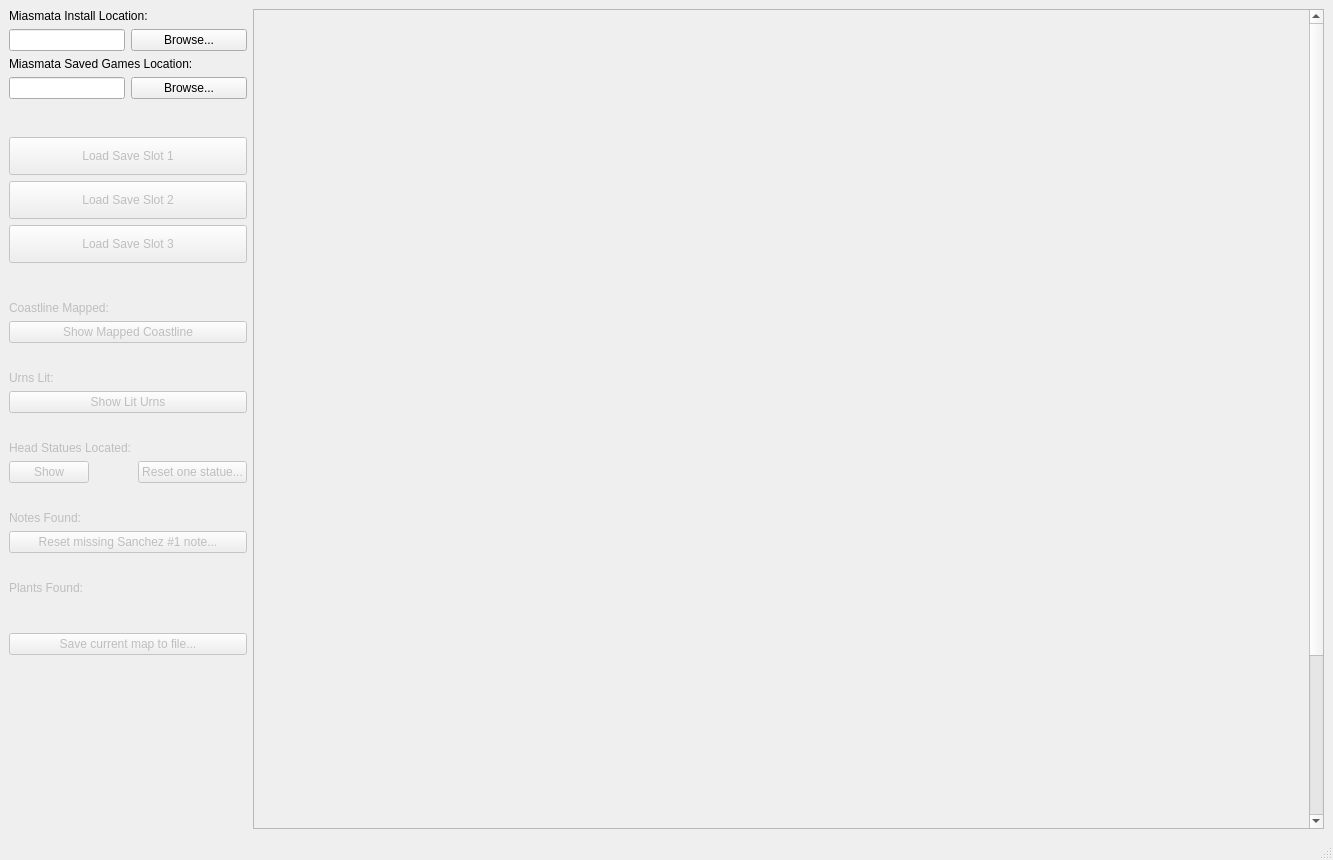
<?xml version="1.0" encoding="UTF-8"?>
<ui version="4.0">
    <class>Miaschiev</class>
    <widget class="QMainWindow" name="Miaschiev">
        <property name="geometry">
            <rect>
                <x>0</x>
                <y>0</y>
                <width>1333</width>
                <height>860</height>
            </rect>
        </property>
        <property name="windowTitle">
            <string>Mias(Achievement)mata</string>
        </property>
        <widget class="QWidget" name="centralwidget">
            <layout class="QHBoxLayout" name="horizontalLayout_2" stretch="0,0">
                <item>
                    <layout class="QVBoxLayout" name="verticalLayout">
                        <item>
                            <layout class="QGridLayout" name="gridLayout">
                                <item row="2" column="0">
                                    <widget class="QLineEdit" name="install_path">
                                        <property name="sizePolicy">
                                            <sizepolicy hsizetype="Minimum" vsizetype="Fixed">
                                                <horstretch>0</horstretch>
                                                <verstretch>0</verstretch>
                                            </sizepolicy>
                                        </property>
                                    </widget>
                                </item>
                                <item row="4" column="1">
                                    <widget class="QPushButton" name="save_browse">
                                        <property name="text">
                                            <string>Browse...</string>
                                        </property>
                                    </widget>
                                </item>
                                <item row="2" column="1">
                                    <widget class="QPushButton" name="install_browse">
                                        <property name="text">
                                            <string>Browse...</string>
                                        </property>
                                    </widget>
                                </item>
                                <item row="4" column="0">
                                    <widget class="QLineEdit" name="save_path">
                                        <property name="sizePolicy">
                                            <sizepolicy hsizetype="Minimum" vsizetype="Fixed">
                                                <horstretch>0</horstretch>
                                                <verstretch>0</verstretch>
                                            </sizepolicy>
                                        </property>
                                    </widget>
                                </item>
                                <item row="3" column="0" colspan="2">
                                    <widget class="QLabel" name="label_2">
                                        <property name="sizePolicy">
                                            <sizepolicy hsizetype="Minimum" vsizetype="Preferred">
                                                <horstretch>0</horstretch>
                                                <verstretch>0</verstretch>
                                            </sizepolicy>
                                        </property>
                                        <property name="text">
                                            <string>Miasmata Saved Games Location:</string>
                                        </property>
                                    </widget>
                                </item>
                                <item row="1" column="0" colspan="2">
                                    <widget class="QLabel" name="label">
                                        <property name="sizePolicy">
                                            <sizepolicy hsizetype="Minimum" vsizetype="Preferred">
                                                <horstretch>0</horstretch>
                                                <verstretch>0</verstretch>
                                            </sizepolicy>
                                        </property>
                                        <property name="text">
                                            <string>Miasmata Install Location:</string>
                                        </property>
                                    </widget>
                                </item>
                            </layout>
                        </item>
                        <item>
                            <spacer name="verticalSpacer">
                                <property name="orientation">
                                    <enum>Qt::Vertical</enum>
                                </property>
                                <property name="sizeType">
                                    <enum>QSizePolicy::Maximum</enum>
                                </property>
                                <property name="sizeHint" stdset="0">
                                    <size>
                                        <width>20</width>
                                        <height>32</height>
                                    </size>
                                </property>
                            </spacer>
                        </item>
                        <item>
                            <widget class="QPushButton" name="save0">
                                <property name="enabled">
                                    <bool>false</bool>
                                </property>
                                <property name="minimumSize">
                                    <size>
                                        <width>0</width>
                                        <height>38</height>
                                    </size>
                                </property>
                                <property name="maximumSize">
                                    <size>
                                        <width>416</width>
                                        <height>16777215</height>
                                    </size>
                                </property>
                                <property name="text">
                                    <string>Load Save Slot 1</string>
                                </property>
                            </widget>
                        </item>
                        <item>
                            <widget class="QPushButton" name="save1">
                                <property name="enabled">
                                    <bool>false</bool>
                                </property>
                                <property name="minimumSize">
                                    <size>
                                        <width>0</width>
                                        <height>38</height>
                                    </size>
                                </property>
                                <property name="maximumSize">
                                    <size>
                                        <width>416</width>
                                        <height>16777215</height>
                                    </size>
                                </property>
                                <property name="text">
                                    <string>Load Save Slot 2</string>
                                </property>
                            </widget>
                        </item>
                        <item>
                            <widget class="QPushButton" name="save2">
                                <property name="enabled">
                                    <bool>false</bool>
                                </property>
                                <property name="minimumSize">
                                    <size>
                                        <width>0</width>
                                        <height>38</height>
                                    </size>
                                </property>
                                <property name="maximumSize">
                                    <size>
                                        <width>416</width>
                                        <height>16777215</height>
                                    </size>
                                </property>
                                <property name="text">
                                    <string>Load Save Slot 3</string>
                                </property>
                            </widget>
                        </item>
                        <item>
                            <spacer name="verticalSpacer_3">
                                <property name="orientation">
                                    <enum>Qt::Vertical</enum>
                                </property>
                                <property name="sizeType">
                                    <enum>QSizePolicy::Maximum</enum>
                                </property>
                                <property name="sizeHint" stdset="0">
                                    <size>
                                        <width>20</width>
                                        <height>32</height>
                                    </size>
                                </property>
                            </spacer>
                        </item>
                        <item>
                            <layout class="QFormLayout" name="formLayout">
                                <property name="fieldGrowthPolicy">
                                    <enum>QFormLayout::AllNonFixedFieldsGrow</enum>
                                </property>
                                <item row="1" column="0">
                                    <widget class="QLabel" name="lbl_coast">
                                        <property name="enabled">
                                            <bool>false</bool>
                                        </property>
                                        <property name="text">
                                            <string>Coastline Mapped:</string>
                                        </property>
                                    </widget>
                                </item>
                                <item row="2" column="0" colspan="2">
                                    <widget class="QPushButton" name="show_coast">
                                        <property name="enabled">
                                            <bool>false</bool>
                                        </property>
                                        <property name="text">
                                            <string>Show Mapped Coastline</string>
                                        </property>
                                    </widget>
                                </item>
                                <item row="3" column="0" colspan="2">
                                    <spacer name="verticalSpacer_4">
                                        <property name="orientation">
                                            <enum>Qt::Vertical</enum>
                                        </property>
                                        <property name="sizeType">
                                            <enum>QSizePolicy::Maximum</enum>
                                        </property>
                                        <property name="sizeHint" stdset="0">
                                            <size>
                                                <width>20</width>
                                                <height>16</height>
                                            </size>
                                        </property>
                                    </spacer>
                                </item>
                                <item row="4" column="0">
                                    <widget class="QLabel" name="lbl_urns">
                                        <property name="enabled">
                                            <bool>false</bool>
                                        </property>
                                        <property name="text">
                                            <string>Urns Lit:</string>
                                        </property>
                                    </widget>
                                </item>
                                <item row="4" column="1">
                                    <widget class="QLabel" name="urns">
                                        <property name="text">
                                            <string/>
                                        </property>
                                    </widget>
                                </item>
                                <item row="5" column="0" colspan="2">
                                    <widget class="QPushButton" name="show_urns">
                                        <property name="enabled">
                                            <bool>false</bool>
                                        </property>
                                        <property name="text">
                                            <string>Show Lit Urns</string>
                                        </property>
                                    </widget>
                                </item>
                                <item row="6" column="0" colspan="2">
                                    <spacer name="verticalSpacer_5">
                                        <property name="orientation">
                                            <enum>Qt::Vertical</enum>
                                        </property>
                                        <property name="sizeType">
                                            <enum>QSizePolicy::Maximum</enum>
                                        </property>
                                        <property name="sizeHint" stdset="0">
                                            <size>
                                                <width>20</width>
                                                <height>16</height>
                                            </size>
                                        </property>
                                    </spacer>
                                </item>
                                <item row="7" column="0">
                                    <widget class="QLabel" name="lbl_heads">
                                        <property name="enabled">
                                            <bool>false</bool>
                                        </property>
                                        <property name="text">
                                            <string>Head Statues Located:</string>
                                        </property>
                                    </widget>
                                </item>
                                <item row="7" column="1">
                                    <widget class="QLabel" name="heads"/>
                                </item>
                                <item row="8" column="0">
                                    <widget class="QPushButton" name="show_heads">
                                        <property name="enabled">
                                            <bool>false</bool>
                                        </property>
                                        <property name="text">
                                            <string>Show</string>
                                        </property>
                                    </widget>
                                </item>
                                <item row="8" column="1">
                                    <widget class="QPushButton" name="reset_head">
                                        <property name="enabled">
                                            <bool>false</bool>
                                        </property>
                                        <property name="text">
                                            <string>Reset one statue...</string>
                                        </property>
                                    </widget>
                                </item>
                                <item row="9" column="0" colspan="2">
                                    <spacer name="verticalSpacer_6">
                                        <property name="orientation">
                                            <enum>Qt::Vertical</enum>
                                        </property>
                                        <property name="sizeType">
                                            <enum>QSizePolicy::Maximum</enum>
                                        </property>
                                        <property name="sizeHint" stdset="0">
                                            <size>
                                                <width>20</width>
                                                <height>16</height>
                                            </size>
                                        </property>
                                    </spacer>
                                </item>
                                <item row="10" column="0">
                                    <widget class="QLabel" name="lbl_notes">
                                        <property name="enabled">
                                            <bool>false</bool>
                                        </property>
                                        <property name="text">
                                            <string>Notes Found:</string>
                                        </property>
                                    </widget>
                                </item>
                                <item row="10" column="1">
                                    <widget class="QLabel" name="notes">
                                        <property name="text">
                                            <string/>
                                        </property>
                                    </widget>
                                </item>
                                <item row="11" column="0" colspan="2">
                                    <widget class="QPushButton" name="reset_notezz">
                                        <property name="enabled">
                                            <bool>false</bool>
                                        </property>
                                        <property name="text">
                                            <string>Reset missing Sanchez #1 note...</string>
                                        </property>
                                    </widget>
                                </item>
                                <item row="12" column="0" colspan="2">
                                    <spacer name="verticalSpacer_7">
                                        <property name="orientation">
                                            <enum>Qt::Vertical</enum>
                                        </property>
                                        <property name="sizeType">
                                            <enum>QSizePolicy::Maximum</enum>
                                        </property>
                                        <property name="sizeHint" stdset="0">
                                            <size>
                                                <width>20</width>
                                                <height>16</height>
                                            </size>
                                        </property>
                                    </spacer>
                                </item>
                                <item row="13" column="0">
                                    <widget class="QLabel" name="lbl_plants">
                                        <property name="enabled">
                                            <bool>false</bool>
                                        </property>
                                        <property name="text">
                                            <string>Plants Found:</string>
                                        </property>
                                    </widget>
                                </item>
                                <item row="13" column="1">
                                    <widget class="QLabel" name="plants">
                                        <property name="text">
                                            <string/>
                                        </property>
                                    </widget>
                                </item>
                                <item row="1" column="1">
                                    <widget class="QLabel" name="coast">
                                        <property name="text">
                                            <string/>
                                        </property>
                                    </widget>
                                </item>
                            </layout>
                        </item>
                        <item>
                            <spacer name="verticalSpacer_8">
                                <property name="orientation">
                                    <enum>Qt::Vertical</enum>
                                </property>
                                <property name="sizeType">
                                    <enum>QSizePolicy::Maximum</enum>
                                </property>
                                <property name="sizeHint" stdset="0">
                                    <size>
                                        <width>20</width>
                                        <height>32</height>
                                    </size>
                                </property>
                            </spacer>
                        </item>
                        <item>
                            <widget class="QPushButton" name="save_map">
                                <property name="enabled">
                                    <bool>false</bool>
                                </property>
                                <property name="text">
                                    <string>Save current map to file...</string>
                                </property>
                            </widget>
                        </item>
                        <item>
                            <spacer name="verticalSpacer_2">
                                <property name="orientation">
                                    <enum>Qt::Vertical</enum>
                                </property>
                                <property name="sizeHint" stdset="0">
                                    <size>
                                        <width>20</width>
                                        <height>40</height>
                                    </size>
                                </property>
                            </spacer>
                        </item>
                    </layout>
                </item>
                <item>
                    <widget class="QScrollArea" name="scrollArea">
                        <property name="minimumSize">
                            <size>
                                <width>768</width>
                                <height>0</height>
                            </size>
                        </property>
                        <property name="baseSize">
                            <size>
                                <width>1024</width>
                                <height>1024</height>
                            </size>
                        </property>
                        <property name="widgetResizable">
                            <bool>true</bool>
                        </property>
                        <widget class="QWidget" name="scrollAreaWidgetContents">
                            <property name="geometry">
                                <rect>
                                    <x>0</x>
                                    <y>0</y>
                                    <width>1024</width>
                                    <height>1024</height>
                                </rect>
                            </property>
                            <property name="minimumSize">
                                <size>
                                    <width>1024</width>
                                    <height>1024</height>
                                </size>
                            </property>
                        </widget>
                    </widget>
                </item>
            </layout>
        </widget>
        <widget class="QStatusBar" name="statusBar"/>
    </widget>
    <tabstops>
        <tabstop>install_path</tabstop>
        <tabstop>install_browse</tabstop>
        <tabstop>save_path</tabstop>
        <tabstop>save_browse</tabstop>
        <tabstop>save0</tabstop>
        <tabstop>save1</tabstop>
        <tabstop>save2</tabstop>
        <tabstop>show_coast</tabstop>
        <tabstop>show_urns</tabstop>
        <tabstop>show_heads</tabstop>
        <tabstop>reset_head</tabstop>
        <tabstop>reset_notezz</tabstop>
        <tabstop>scrollArea</tabstop>
    </tabstops>
    <resources/>
    <connections/>
</ui>
